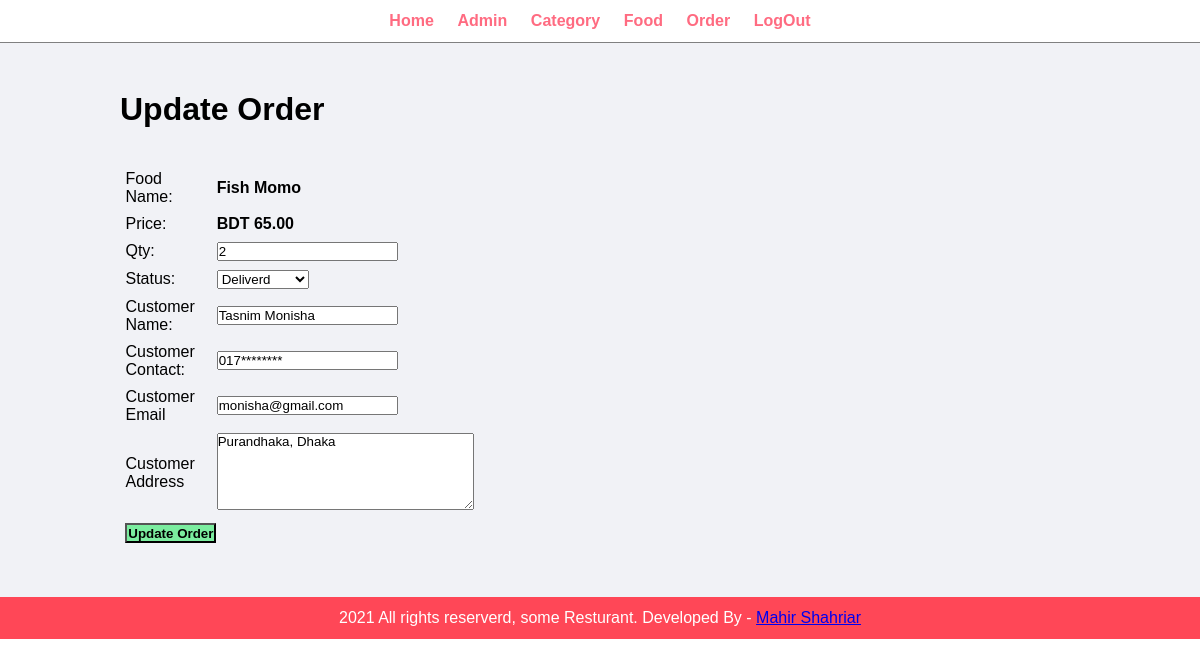
/admin/update-order.php?id=3 (signed in), run on the app's committed database.
### tables this page shows
CREATE TABLE `tbl_order` (
  `id` int(10) UNSIGNED NOT NULL,
  `food` varchar(150) NOT NULL,
  `price` decimal(10,2) NOT NULL,
  `quantity` int(11) NOT NULL,
  `total` decimal(10,2) NOT NULL,
  `order_date` datetime NOT NULL,
  `status` varchar(50) NOT NULL,
  `customer_name` varchar(150) NOT NULL,
  `customer_contact` varchar(20) NOT NULL,
  `customer_email` varchar(150) NOT NULL,
  `customer_address` varchar(255) NOT NULL
);

### admin/update-order.php (the view, shortened to what this page needs)
<?php include('partials/menu.php');?>
<div class="main-content">
    <div class="wrapper">
        <h1>Update Order</h1>
        <br><br>
        <?php
            if (isset($_GET['id'])) {
                $id = $_GET['id'];
                $sql = "SELECT * FROM tbl_order WHERE id = $id";
                $res = mysqli_query($conn,$sql);
                $count = mysqli_num_rows($res);
                if ($count==1) {
                    $row = mysqli_fetch_assoc($res);
                    $food = $row['food'];
                    $price = $row['price'];
                    $qty = $row['quantity'];
                    $status = $row['status'];
                    $customer_name = $row['customer_name'];
                    $customer_contact = $row['customer_contact'];
                    $customer_email = $row['customer_email'];
                    $customer_address = $row['customer_address'];
                }else {
                    header('location:'.SITEURL.'admin/manage-order.php');
                }
            }else {
                header('location:'.SITEURL.'admin/manage-order.php');
            }
        ?>
        <form action="" method="POST">
            <table class="tbl-30">
                <tr>
                    <td>Food Name:</td>
                    <td><b><?php echo $food;?></b></td>
                </tr>
                <tr>
                    <td>Price:</td>
                    <td><b>BDT <?php echo $price;?></b></td>
                </tr>
                <tr>
                    <td>Qty:</td>
                    <td>
                        <input type="number" name="qty" value="<?php echo $qty;?>">
                    </td>
                </tr>
                <tr>
                    <td>Status:</td>
                    <td>
                        <select name="status">
                            <option <?php if ($status=="Deliverd") { echo "selected"; }?> value="Deliverd">Deliverd</option>
                        </select>
                    </td>
                </tr>
                <tr>
                    <td>Customer Name: </td>
                    <td>
                        <input type="text" name="customer_name" value="<?php echo $customer_name;?>">
                    </td>
                </tr>
                <tr>
                    <td>Customer Contact: </td>
                    <td>
                        <input type="text" name="customer_contact" value="<?php echo $customer_contact;?>">
                    </td>
                </tr>
                <tr>
                    <td>Customer Email</td>
                    <td>
                        <input type="email" name="customer_email" value="<?php echo $customer_email;?>">
                    </td>
                </tr>
                <tr>
                    <td>Customer Address</td>
                    <td>
                        <textarea name="customer_address" cols="30" rows="5"><?php echo $customer_address;?></textarea>
                    </td>
                </tr>
                <tr>
                    <td clospan="2">
                        <input type="submit" name="submit" class="btn-secondary" value="Update Order">
                    </td>
                </tr>
            </table>
        </form>
    </div>
</div>
<?php include('partials/footer.php');?>

### css/admin.css (style rules this page uses)
* { margin : 0; padding: 0; font-family: Arial, Helvetica, sans-serif; }
.wrapper { padding: 1%; width: 80%; margin: 0 auto; }
.tbl-30 { width: 30%; }
table tr td { padding: 1%; }
.btn-secondary { background-color: #7bed9f; padding: 1%; color: black; text-decoration: none; font-weight: bold; }
.main-content { background-color: #f1f2f6; padding: 3% 0; }

### data on the page
tbl_order: food "Fish Momo", price "65.00", qty "2", status "Deliverd", customer_name "Tasnim Monisha", customer_contact "017********", customer_email "monisha@gmail.com", customer_address "Purandhaka, Dhaka"
